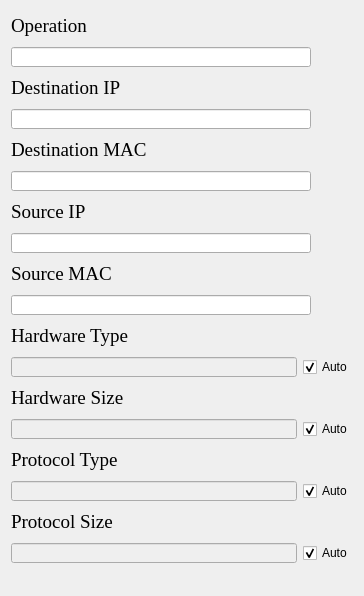
               <widget class="QWidget" name="arpScrollAreaWidgetContents">
                <property name="geometry">
                 <rect>
                  <x>0</x>
                  <y>0</y>
                  <width>364</width>
                  <height>596</height>
                 </rect>
                </property>
                <property name="minimumSize">
                 <size>
                  <width>0</width>
                  <height>0</height>
                 </size>
                </property>
                <layout class="QVBoxLayout" name="verticalLayout_4">
                 <item>
                  <widget class="QLabel" name="arpOperationLabel">
                   <property name="minimumSize">
                    <size>
                     <width>0</width>
                     <height>30</height>
                    </size>
                   </property>
                   <property name="font">
                    <font>
                     <family>Times New Roman</family>
                     <pointsize>14</pointsize>
                    </font>
                   </property>
                   <property name="text">
                    <string>Operation</string>
                   </property>
                  </widget>
                 </item>
                 <item>
                  <widget class="QLineEdit" name="arpOperationLineEdit">
                   <property name="sizePolicy">
                    <sizepolicy hsizetype="Expanding" vsizetype="Minimum">
                     <horstretch>0</horstretch>
                     <verstretch>0</verstretch>
                    </sizepolicy>
                   </property>
                   <property name="minimumSize">
                    <size>
                     <width>0</width>
                     <height>20</height>
                    </size>
                   </property>
                   <property name="maximumSize">
                    <size>
                     <width>300</width>
                     <height>40</height>
                    </size>
                   </property>
                   <property name="font">
                    <font>
                     <family>Times New Roman</family>
                    </font>
                   </property>
                  </widget>
                 </item>
                 <item>
                  <widget class="QLabel" name="arpDstIPLabel">
                   <property name="minimumSize">
                    <size>
                     <width>0</width>
                     <height>30</height>
                    </size>
                   </property>
                   <property name="font">
                    <font>
                     <family>Times New Roman</family>
                     <pointsize>14</pointsize>
                    </font>
                   </property>
                   <property name="text">
                    <string>Destination IP</string>
                   </property>
                  </widget>
                 </item>
                 <item>
                  <widget class="QLineEdit" name="arpDstIPLineEdit">
                   <property name="sizePolicy">
                    <sizepolicy hsizetype="Expanding" vsizetype="Minimum">
                     <horstretch>0</horstretch>
                     <verstretch>0</verstretch>
                    </sizepolicy>
                   </property>
                   <property name="minimumSize">
                    <size>
                     <width>0</width>
                     <height>20</height>
                    </size>
                   </property>
                   <property name="maximumSize">
                    <size>
                     <width>300</width>
                     <height>40</height>
                    </size>
                   </property>
                   <property name="font">
                    <font>
                     <family>Times New Roman</family>
                    </font>
                   </property>
                  </widget>
                 </item>
                 <item>
                  <widget class="QLabel" name="arpDstMACLabel">
                   <property name="minimumSize">
                    <size>
                     <width>0</width>
                     <height>30</height>
                    </size>
                   </property>
                   <property name="font">
                    <font>
                     <family>Times New Roman</family>
                     <pointsize>14</pointsize>
                    </font>
                   </property>
                   <property name="text">
                    <string>Destination MAC</string>
                   </property>
                  </widget>
                 </item>
                 <item>
                  <widget class="QLineEdit" name="arpDstMacLineEdit">
                   <property name="sizePolicy">
                    <sizepolicy hsizetype="Expanding" vsizetype="Minimum">
                     <horstretch>0</horstretch>
                     <verstretch>0</verstretch>
                    </sizepolicy>
                   </property>
                   <property name="minimumSize">
                    <size>
                     <width>0</width>
                     <height>20</height>
                    </size>
                   </property>
                   <property name="maximumSize">
                    <size>
                     <width>300</width>
                     <height>40</height>
                    </size>
                   </property>
                   <property name="font">
                    <font>
                     <family>Times New Roman</family>
                    </font>
                   </property>
                  </widget>
                 </item>
                 <item>
                  <widget class="QLabel" name="arpSrcIPLabel">
                   <property name="minimumSize">
                    <size>
                     <width>0</width>
                     <height>30</height>
                    </size>
                   </property>
                   <property name="font">
                    <font>
                     <family>Times New Roman</family>
                     <pointsize>14</pointsize>
                    </font>
                   </property>
                   <property name="text">
                    <string>Source IP</string>
                   </property>
                  </widget>
                 </item>
                 <item>
                  <widget class="QLineEdit" name="arpSrcIPLineEdit">
                   <property name="sizePolicy">
                    <sizepolicy hsizetype="Expanding" vsizetype="Minimum">
                     <horstretch>0</horstretch>
                     <verstretch>0</verstretch>
                    </sizepolicy>
                   </property>
                   <property name="minimumSize">
                    <size>
                     <width>0</width>
                     <height>20</height>
                    </size>
                   </property>
                   <property name="maximumSize">
                    <size>
                     <width>300</width>
                     <height>40</height>
                    </size>
                   </property>
                   <property name="font">
                    <font>
                     <family>Times New Roman</family>
                    </font>
                   </property>
                  </widget>
                 </item>
                 <item>
                  <widget class="QLabel" name="arpSrcMACLabel">
                   <property name="minimumSize">
                    <size>
                     <width>0</width>
                     <height>30</height>
                    </size>
                   </property>
                   <property name="font">
                    <font>
                     <family>Times New Roman</family>
                     <pointsize>14</pointsize>
                    </font>
                   </property>
                   <property name="text">
                    <string>Source MAC</string>
                   </property>
                  </widget>
                 </item>
                 <item>
                  <widget class="QLineEdit" name="arpSrcMACLineEdit">
                   <property name="sizePolicy">
                    <sizepolicy hsizetype="Expanding" vsizetype="Minimum">
                     <horstretch>0</horstretch>
                     <verstretch>0</verstretch>
                    </sizepolicy>
                   </property>
                   <property name="minimumSize">
                    <size>
                     <width>0</width>
                     <height>20</height>
                    </size>
                   </property>
                   <property name="maximumSize">
                    <size>
                     <width>300</width>
                     <height>40</height>
                    </size>
                   </property>
                   <property name="font">
                    <font>
                     <family>Times New Roman</family>
                    </font>
                   </property>
                  </widget>
                 </item>
                 <item>
                  <widget class="QLabel" name="arpHwTypeLabel">
                   <property name="minimumSize">
                    <size>
                     <width>0</width>
                     <height>30</height>
                    </size>
                   </property>
                   <property name="font">
                    <font>
                     <family>Times New Roman</family>
                     <pointsize>14</pointsize>
                    </font>
                   </property>
                   <property name="text">
                    <string>Hardware Type</string>
                   </property>
                  </widget>
                 </item>
                 <item>
                  <layout class="QHBoxLayout" name="horizontalLayout_8">
                   <item>
                    <widget class="QLineEdit" name="arpHwTypeLineEdit">
                     <property name="enabled">
                      <bool>false</bool>
                     </property>
                     <property name="sizePolicy">
                      <sizepolicy hsizetype="Expanding" vsizetype="Minimum">
                       <horstretch>0</horstretch>
                       <verstretch>0</verstretch>
                      </sizepolicy>
                     </property>
                     <property name="minimumSize">
                      <size>
                       <width>0</width>
                       <height>20</height>
                      </size>
                     </property>
                     <property name="maximumSize">
                      <size>
                       <width>300</width>
                       <height>40</height>
                      </size>
                     </property>
                     <property name="font">
                      <font>
                       <family>Times New Roman</family>
                      </font>
                     </property>
                    </widget>
                   </item>
                   <item>
                    <widget class="QCheckBox" name="arpHwTypeACB">
                     <property name="text">
                      <string>Auto</string>
                     </property>
                     <property name="checked">
                      <bool>true</bool>
                     </property>
                     <property name="tristate">
                      <bool>false</bool>
                     </property>
                    </widget>
                   </item>
                  </layout>
                 </item>
                 <item>
                  <widget class="QLabel" name="arpHwSizeLabel">
                   <property name="minimumSize">
                    <size>
                     <width>0</width>
                     <height>30</height>
                    </size>
                   </property>
                   <property name="font">
                    <font>
                     <family>Times New Roman</family>
                     <pointsize>14</pointsize>
                    </font>
                   </property>
                   <property name="text">
                    <string>Hardware Size</string>
                   </property>
                  </widget>
                 </item>
                 <item>
                  <layout class="QHBoxLayout" name="horizontalLayout_9">
                   <item>
                    <widget class="QLineEdit" name="arpHwSizeLineEdit">
                     <property name="enabled">
                      <bool>false</bool>
                     </property>
                     <property name="sizePolicy">
                      <sizepolicy hsizetype="Expanding" vsizetype="Minimum">
                       <horstretch>0</horstretch>
                       <verstretch>0</verstretch>
                      </sizepolicy>
                     </property>
                     <property name="minimumSize">
                      <size>
                       <width>0</width>
                       <height>20</height>
                      </size>
                     </property>
                     <property name="maximumSize">
                      <size>
                       <width>300</width>
                       <height>40</height>
                      </size>
                     </property>
                     <property name="font">
                      <font>
                       <family>Times New Roman</family>
                      </font>
                     </property>
                    </widget>
                   </item>
                   <item>
                    <widget class="QCheckBox" name="arpHwSizeACB">
                     <property name="text">
                      <string>Auto</string>
                     </property>
                     <property name="checked">
                      <bool>true</bool>
                     </property>
                    </widget>
                   </item>
                  </layout>
                 </item>
                 <item>
                  <widget class="QLabel" name="arpPTypeLabel">
                   <property name="minimumSize">
                    <size>
                     <width>0</width>
                     <height>30</height>
                    </size>
                   </property>
                   <property name="font">
                    <font>
                     <family>Times New Roman</family>
                     <pointsize>14</pointsize>
                    </font>
                   </property>
                   <property name="text">
                    <string>Protocol Type</string>
                   </property>
                  </widget>
                 </item>
                 <item>
                  <layout class="QHBoxLayout" name="horizontalLayout_10">
                   <item>
                    <widget class="QLineEdit" name="arpPTypeLineEdit">
                     <property name="enabled">
                      <bool>false</bool>
                     </property>
                     <property name="sizePolicy">
                      <sizepolicy hsizetype="Expanding" vsizetype="Minimum">
                       <horstretch>0</horstretch>
                       <verstretch>0</verstretch>
                      </sizepolicy>
                     </property>
                     <property name="minimumSize">
                      <size>
                       <width>0</width>
                       <height>20</height>
                      </size>
                     </property>
                     <property name="maximumSize">
                      <size>
                       <width>300</width>
                       <height>40</height>
                      </size>
                     </property>
                     <property name="font">
                      <font>
                       <family>Times New Roman</family>
                      </font>
                     </property>
                    </widget>
                   </item>
                   <item>
                    <widget class="QCheckBox" name="arpPTypeACB">
                     <property name="text">
                      <string>Auto</string>
                     </property>
                     <property name="checked">
                      <bool>true</bool>
                     </property>
                    </widget>
                   </item>
                  </layout>
                 </item>
                 <item>
                  <widget class="QLabel" name="arpPSizeLabel">
                   <property name="minimumSize">
                    <size>
                     <width>0</width>
                     <height>30</height>
                    </size>
                   </property>
                   <property name="font">
                    <font>
                     <family>Times New Roman</family>
                     <pointsize>14</pointsize>
                    </font>
                   </property>
                   <property name="text">
                    <string>Protocol Size</string>
                   </property>
                  </widget>
                 </item>
                 <item>
                  <layout class="QHBoxLayout" name="horizontalLayout_11">
                   <item>
                    <widget class="QLineEdit" name="arpPSizeLineEdit">
                     <property name="enabled">
                      <bool>false</bool>
                     </property>
                     <property name="sizePolicy">
                      <sizepolicy hsizetype="Expanding" vsizetype="Minimum">
                       <horstretch>0</horstretch>
                       <verstretch>0</verstretch>
                      </sizepolicy>
                     </property>
                     <property name="minimumSize">
                      <size>
                       <width>0</width>
                       <height>20</height>
                      </size>
                     </property>
                     <property name="maximumSize">
                      <size>
                       <width>300</width>
                       <height>40</height>
                      </size>
                     </property>
                     <property name="font">
                      <font>
                       <family>Times New Roman</family>
                      </font>
                     </property>
                    </widget>
                   </item>
                   <item>
                    <widget class="QCheckBox" name="arpPSizeACB">
                     <property name="text">
                      <string>Auto</string>
                     </property>
                     <property name="checked">
                      <bool>true</bool>
                     </property>
                    </widget>
                   </item>
                  </layout>
                 </item>
                 <item>
                  <spacer name="verticalSpacer_3">
                   <property name="orientation">
                    <enum>Qt::Vertical</enum>
                   </property>
                   <property name="sizeHint" stdset="0">
                    <size>
                     <width>20</width>
                     <height>40</height>
                    </size>
                   </property>
                  </spacer>
                 </item>
                </layout>
               </widget>
